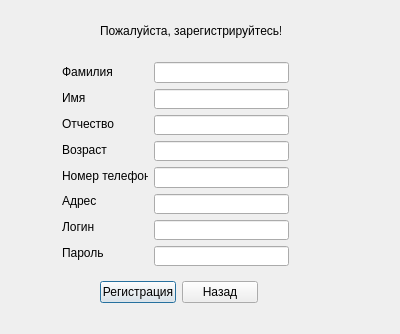
<?xml version="1.0" encoding="UTF-8"?>
<ui version="4.0">
 <class>RegistrationWindow</class>
 <widget class="QDialog" name="RegistrationWindow">
  <property name="geometry">
   <rect>
    <x>0</x>
    <y>0</y>
    <width>400</width>
    <height>334</height>
   </rect>
  </property>
  <property name="windowTitle">
   <string>Dialog</string>
  </property>
  <widget class="QLabel" name="messageLabel">
   <property name="geometry">
    <rect>
     <x>100</x>
     <y>20</y>
     <width>181</width>
     <height>21</height>
    </rect>
   </property>
   <property name="text">
    <string>Пожалуйста, зарегистрируйтесь!</string>
   </property>
  </widget>
  <widget class="QWidget" name="layoutWidget">
   <property name="geometry">
    <rect>
     <x>100</x>
     <y>280</y>
     <width>158</width>
     <height>25</height>
    </rect>
   </property>
   <layout class="QHBoxLayout" name="horizontalLayout">
    <item>
     <widget class="QPushButton" name="registerButton">
      <property name="text">
       <string>Регистрация</string>
      </property>
     </widget>
    </item>
    <item>
     <widget class="QPushButton" name="exitButton">
      <property name="text">
       <string>Назад</string>
      </property>
     </widget>
    </item>
   </layout>
  </widget>
  <widget class="QWidget" name="layoutWidget">
   <property name="geometry">
    <rect>
     <x>154</x>
     <y>62</y>
     <width>135</width>
     <height>204</height>
    </rect>
   </property>
   <layout class="QVBoxLayout" name="verticalLayout">
    <item>
     <widget class="QLineEdit" name="surnameInput"/>
    </item>
    <item>
     <widget class="QLineEdit" name="nameInput"/>
    </item>
    <item>
     <widget class="QLineEdit" name="fatherNameInput"/>
    </item>
    <item>
     <widget class="QLineEdit" name="ageInput"/>
    </item>
    <item>
     <widget class="QLineEdit" name="phoneInput"/>
    </item>
    <item>
     <widget class="QLineEdit" name="adressInput"/>
    </item>
    <item>
     <widget class="QLineEdit" name="loginInput"/>
    </item>
    <item>
     <widget class="QLineEdit" name="passwordInput">
      <property name="echoMode">
       <enum>QLineEdit::Password</enum>
      </property>
     </widget>
    </item>
   </layout>
  </widget>
  <widget class="QWidget" name="layoutWidget">
   <property name="geometry">
    <rect>
     <x>62</x>
     <y>62</y>
     <width>86</width>
     <height>201</height>
    </rect>
   </property>
   <layout class="QVBoxLayout" name="verticalLayout_2">
    <item>
     <widget class="QLabel" name="surnameLabel">
      <property name="text">
       <string>Фамилия</string>
      </property>
     </widget>
    </item>
    <item>
     <widget class="QLabel" name="nameLabel">
      <property name="text">
       <string>Имя</string>
      </property>
     </widget>
    </item>
    <item>
     <widget class="QLabel" name="fathernameLabel">
      <property name="text">
       <string>Отчество</string>
      </property>
     </widget>
    </item>
    <item>
     <widget class="QLabel" name="ageLabel">
      <property name="text">
       <string>Возраст</string>
      </property>
     </widget>
    </item>
    <item>
     <widget class="QLabel" name="phoneLabel">
      <property name="text">
       <string>Номер телефона</string>
      </property>
     </widget>
    </item>
    <item>
     <widget class="QLabel" name="adressLabel">
      <property name="text">
       <string>Адрес</string>
      </property>
     </widget>
    </item>
    <item>
     <widget class="QLabel" name="loginLabel">
      <property name="text">
       <string>Логин</string>
      </property>
     </widget>
    </item>
    <item>
     <widget class="QLabel" name="passwordLabel">
      <property name="text">
       <string>Пароль</string>
      </property>
     </widget>
    </item>
   </layout>
  </widget>
 </widget>
 <resources/>
 <connections>
  <connection>
   <sender>exitButton</sender>
   <signal>clicked()</signal>
   <receiver>RegistrationWindow</receiver>
   <slot>reject()</slot>
   <hints>
    <hint type="sourcelabel">
     <x>202</x>
     <y>294</y>
    </hint>
    <hint type="destinationlabel">
     <x>211</x>
     <y>319</y>
    </hint>
   </hints>
  </connection>
 </connections>
</ui>
